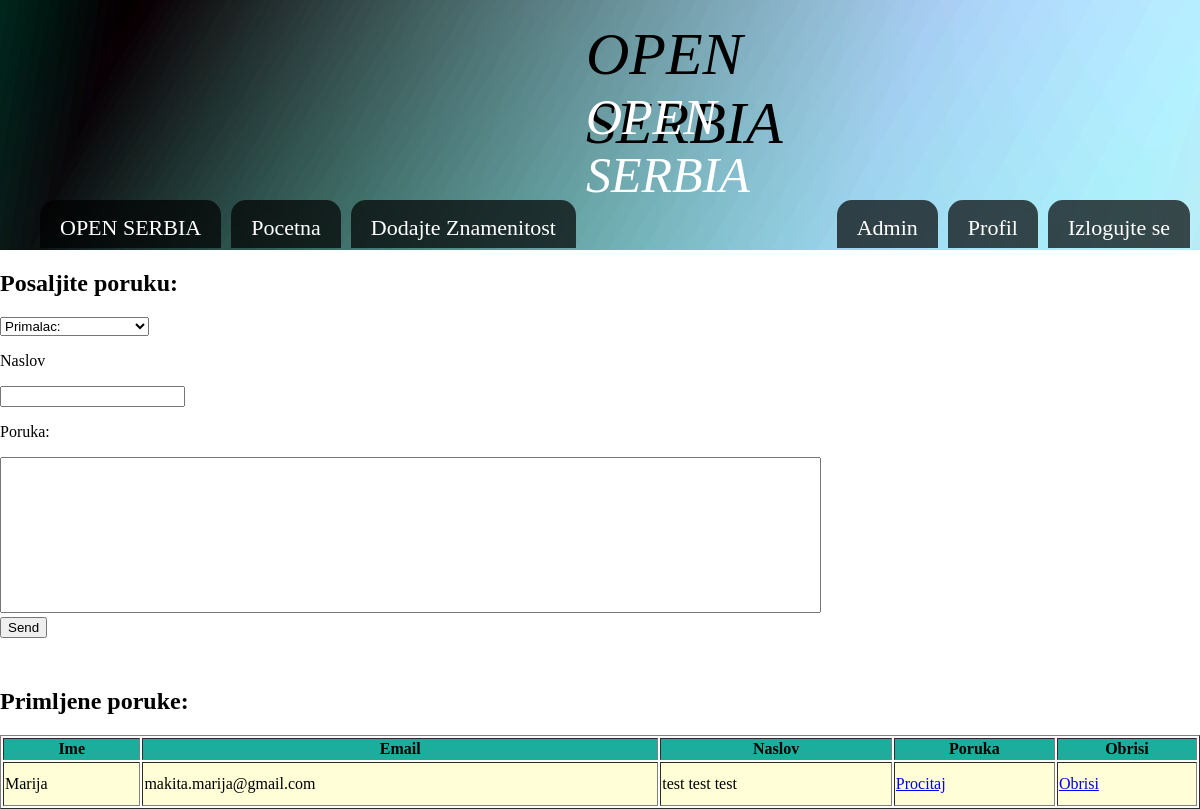
Screenshot of /index.php?page=inbox (signed in) with the database file from the repository.
### tables this page shows
CREATE TABLE `messages` (
  `id` int(11) NOT NULL,
  `sender_id` int(11) NOT NULL,
  `reciever_id` int(11) NOT NULL,
  `title` varchar(255) NOT NULL,
  `content` text NOT NULL,
  `is_read` tinyint(4) NOT NULL DEFAULT '0',
  `time` timestamp NOT NULL DEFAULT CURRENT_TIMESTAMP,
  `is_deleted` tinyint(4) NOT NULL DEFAULT '0',
  `is_deletedr` tinyint(4) NOT NULL DEFAULT '0'
);

CREATE TABLE `user` (
  `id` int(11) NOT NULL,
  `name` varchar(255) NOT NULL,
  `email` varchar(255) NOT NULL,
  `password` varchar(255) NOT NULL,
  `date` timestamp NOT NULL DEFAULT CURRENT_TIMESTAMP,
  `admin` tinyint(4) NOT NULL DEFAULT '0',
  `status` tinyint(4) NOT NULL DEFAULT '0',
  `is_logged` tinyint(4) NOT NULL DEFAULT '0',
  `superadmin` tinyint(4) NOT NULL DEFAULT '0',
  `is_deleted` tinyint(4) NOT NULL DEFAULT '0',
  `is_blocked` tinyint(4) NOT NULL DEFAULT '0',
  `image` varchar(255) NOT NULL
);

### controllers/inbox.php (called while the page is built, shortened)
<?php
$message = new Message();
$messages = $message->getInboxMsg($_SESSION['id']);
$user = new User();
include __DIR__ . '/../views/inbox.php';

### models/Connect.php (called while the page is built, shortened)
<?php
class Connect{
    private static $_instance = null;
    public static function getInstance(){
        if(is_null(self::$_instance)){
            self::$_instance = new PDO("mysql:host=127.0.0.1;dbname=openserbia", "root", "");
        }
        return self::$_instance;
    }
}

### models/Model.php (called while the page is built, shortened)
<?php
abstract class Model
{
    public function __construct()
    {
        $this->db = Connect::getInstance();
    }
}

### models/Message.php (called while the page is built, shortened)
<?php
class Message extends Model
{
    public function getInboxMsg($id)
    {
        $query = $this->db->prepare('SELECT * FROM messages WHERE reciever_id = ? AND is_deletedr = 0 ORDER BY id DESC');
        if($query && $query->execute([$id])){
            return $query->fetchAll(PDO::FETCH_ASSOC);
        }
        return null;
    }
}

### models/User.php (called while the page is built, shortened)
<?php
class User extends Model
{
    public function getUserById($id){
        $query = $this->db->prepare('SELECT * FROM user WHERE id=?;');
        if( $query && $query->execute([$id]) ) {
            $result = $query->fetch(PDO::FETCH_ASSOC);
            return $result;
        }
        return null;
    }
}

### views/inbox.php (the view, shortened to what this page needs)
<h2>Posaljite poruku:</h2>
<form method="post" action="index.php?page=inbox" >
    <select name="reciever">
        <option value="0">Primalac:</option>
</select>
<p>Naslov</p><input type="text" name="title"><br>
<p>Poruka:</p><textarea cols="100" rows="10" name="content"></textarea><br>
<input type="submit" name="send" value="Send">
</form>
<div class="messages">
    <h2>Primljene poruke:</h2>
<table border="1">
    <thead>
    <tr>
        <th>Ime</th>
        <th>Email</th>
        <th>Naslov</th>
        <th>Poruka</th>
        <th>Obrisi</th>
    </tr>
    </thead>
    <tbody>
<?php
foreach ($messages as $msg){
    if ($msg['sender_id'] === $_SESSION['id']) {
        $userData = $user->getUserById($msg['reciever_id']);
    } else {
        $userData = $user->getUserById($msg['sender_id']);
    }
        ?>
        <tr>
            <td><?php echo $userData['name'] ?></td>
            <td><?php echo $userData['email'] ?></td>
            <td><?php echo $msg['title'] ?></td>
            <td>
                <a href="?page=read&action=msgreadinbox&id=<?php echo $msg['id'] ?>">Procitaj</a>
            </td>
            <td>
                <a href="?page=delete&action=msgr&id=<?php echo $msg['id'] ?>">Obrisi</a>
            </td>
        </tr>
        <?php
}
?>
    </tbody>
</table>
</div>

### style.css (style rules this page uses)
body { margin:0; padding: 0; font-family: Tahoma; }
table { width: 1200px; }
thead { background-color: rgb(28, 174, 156); }
td { height: 40px; background-color: rgb(255, 254, 214); }
textarea { resize: none; }
.messages { margin-top: 50px; }

### rows the page displays
messages: user.name "Marija", user.email "makita.marija@gmail.com", title "test test test"
